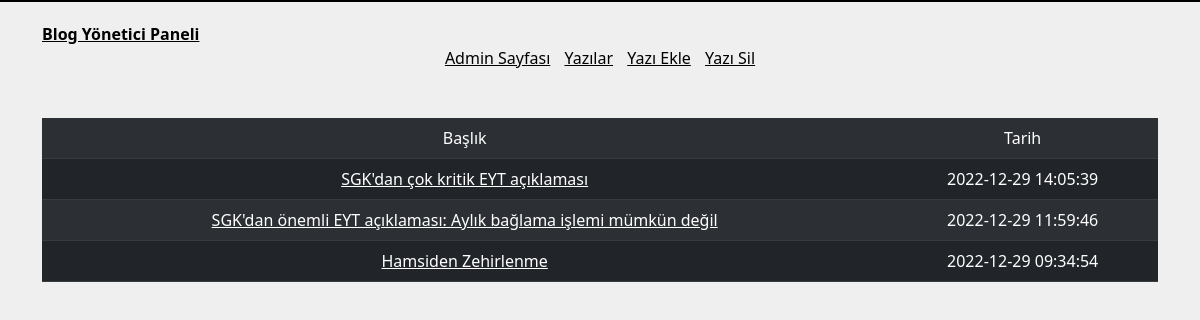
Page /adminb.php on the committed database.
### tables this page shows
CREATE TABLE `yazilar` (
  `yazi_id` int NOT NULL,
  `yazi_baslik` text NOT NULL,
  `yazi_link` text NOT NULL,
  `yazi_aciklama` text NOT NULL,
  `yazi_resim` text NOT NULL,
  `yazi_tarih` timestamp NOT NULL DEFAULT CURRENT_TIMESTAMP
);

### adminb.php (the view, shortened to what this page needs)
<?php
include 'ayar.php';
?>
<!DOCTYPE html>
<html lang="en">
<head>
    <link rel="stylesheet" href="cssb/normalize.css">
    <link rel="stylesheet" href="cssb/all.min.css">
    <link rel="stylesheet" href="cssb/bootstrap.min.css">
    <link rel="stylesheet" href="cssb/bootstrap-grid.min.css">
    <link rel="stylesheet" href="cssb/bootstrap-reboot.min.css">
    <link rel="stylesheet" href="cssb/styleb.css">
</head>
<body>
    <header class="container">
        <div class="row">
            <div class="log-lg-12">
                <a href="" class="logo"><strong>Blog Yönetici Paneli</strong></a>
            </div>
            <div class="log-lg-6 text-center">
                <a href="admin.php" class="menu">Admin Sayfası</a>
                <a href="adminb.php" class="menu">Yazılar</a>
                <a href="yaziekle.php" class="menu">Yazı Ekle</a>
                <a href="yazisil.php" class="menu">Yazı Sil</a>
            </div>
        </div>
    </header>
    <div class="container">
        <div class="row">
            <div class="col-lg-12 text-center mt-5 mb-5">
                <table class="table table-dark table-striped">
                    <tr>
                        <td>
                            Başlık
                        </td>
                        <td>
                            Tarih
                        </td>
                    </tr>
                    <?php
                    $veri = $db -> prepare("SELECT * FROM yazilar ORDER BY yazi_id DESC");
                    $veri -> execute();
                    $islem = $veri -> fetchALL(PDO::FETCH_ASSOC);
                    foreach($islem as $row){
                        echo '<tr>
                        <td>
                            <a href="yazi.php?link='.$row["yazi_link"].'" class="text-white" target="_blank">'.$row["yazi_baslik"].'</a>
                        </td>
                        <td>
                            '.$row["yazi_tarih"].'
                        </td>
                    </tr>';
                    }
                    ?>
                </table>
            </div>
        </div>
    </div>
</body>
</html>

### cssb/styleb.css (style rules this page uses)
body { background-color: #efefef; border-top: 2px solid #000; }
header { margin-top: 20px; }
.logo, .menu, .link { color: black; }
.menu { padding: 5px; }

### rows in the picture
yazilar: yazi_baslik "SGK'dan çok kritik EYT açıklaması", yazi_tarih "2022-12-29 14:05:39"
yazilar: yazi_baslik "SGK'dan önemli EYT açıklaması: Aylık bağlama işlemi mümkün değil", yazi_tarih "2022-12-29 11:59:46"
yazilar: yazi_baslik "Hamsiden Zehirlenme", yazi_tarih "2022-12-29 09:34:54"
